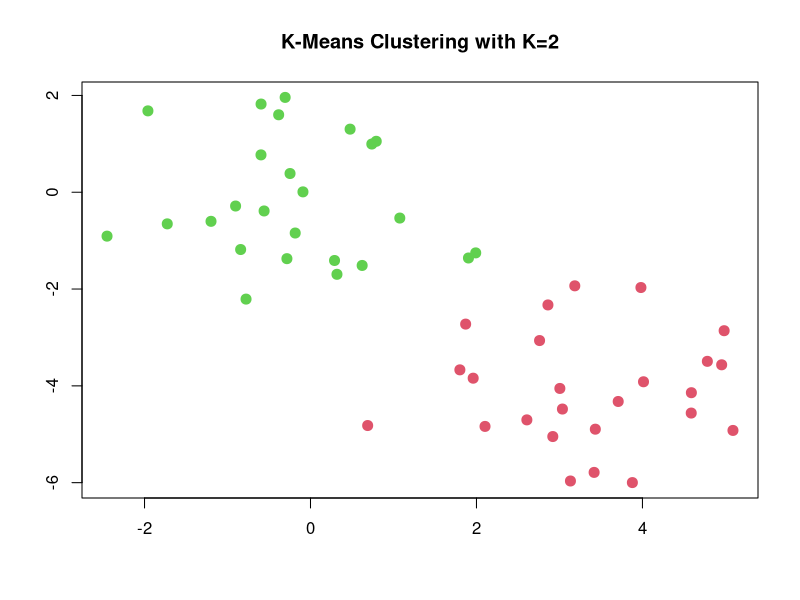
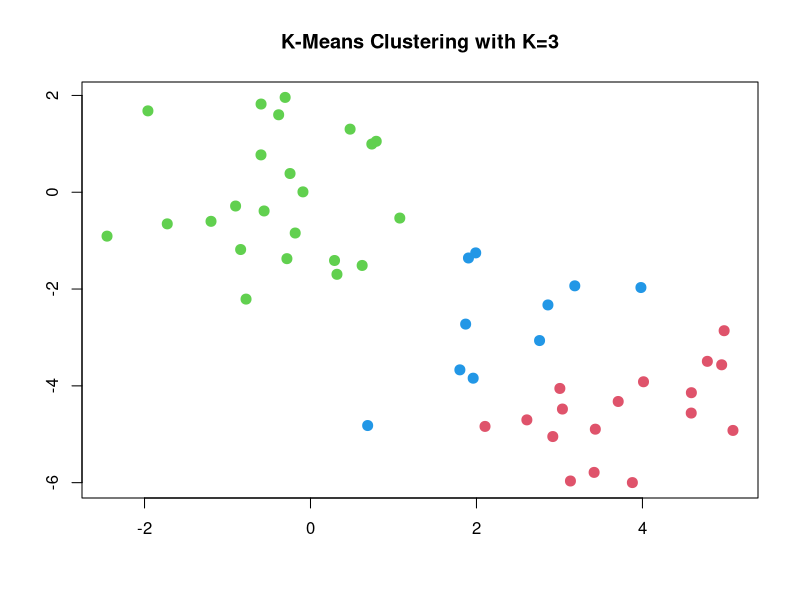
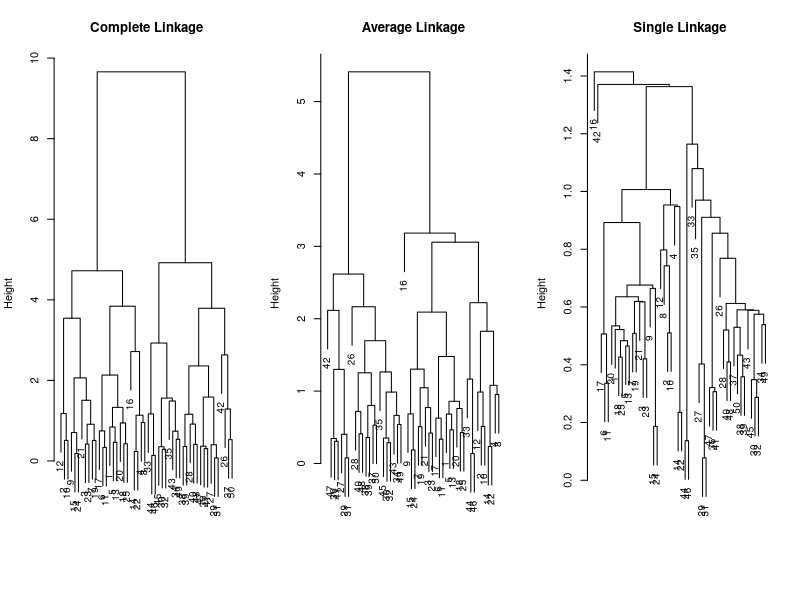
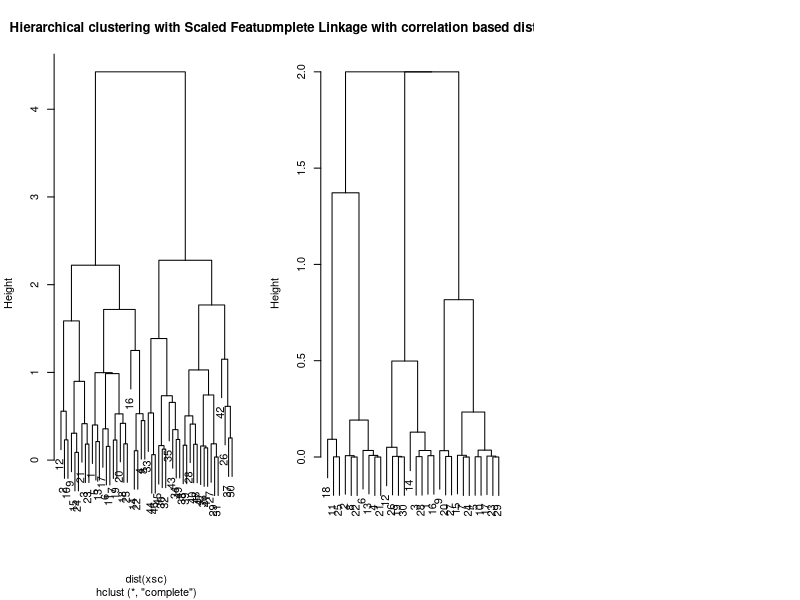

Here is the R script that generated these plots, in order:
# K-Means Clustering

# on simulated data
set.seed(2)
x = matrix(rnorm(50*2), ncol = 2)
x[1:25, 1] = x[1:25, 1] + 3
x[1:25, 2] = x[1:25, 2] - 4

# kmeans clustering
km.out = kmeans(x, 2, nstart = 20)

# clusters
km.out$cluster

# plot the data clusters
plot(x, col=(km.out$cluster + 1), main = "K-Means Clustering with K=2",
     xlab = "", ylab = "", pch = 20, cex = 2)

# k=3
set.seed(4)
km.out = kmeans(x, 3, nstart = 20)
km.out

plot(x, col = (km.out$cluster+1), main = "K-Means Clustering with K=3",
     xlab = "", ylab = "", pch = 20, cex = 2)

# different nstart - multiple initial cluster assignments
set.seed(3)
km.out = kmeans(x,3,nstart = 1)
km.out$tot.withinss
km.out = kmeans(x,3,nstart = 20)
km.out$tot.withinss


# Hierarchical Clustering
# complete linkage
hc.complete = hclust(dist(x), method = "complete")
# average linkage
hc.average = hclust(dist(x), method = "average")
# single linkage
hc.single = hclust(dist(x), method = "single")

# plot the dengrograms
par(mfrow = c(1,3))
plot(hc.complete, main = "Complete Linkage", xlab = "", sub = "", cex = 0.9)
plot(hc.average, main = "Average Linkage", xlab = "", sub = "", cex = 0.9)
plot(hc.single, main = "Single Linkage", xlab = "", sub = "", cex = 0.9)

# cluster labels for ech observation
cutree(hc.complete, 2)
cutree(hc.average, 2)
cutree(hc.single, 2)
cutree(hc.single, 4)

# scale the observations for performing hierarchical clustering
xsc = scale(x)
plot(hclust(dist(xsc), method = "complete"), main = "Hierarchical clustering with Scaled Features")

# correlation based distance
x = matrix(rnorm(30*3), ncol=3)
dd = as.dist(1 - cor(t(x)))
plot(hclust(dd, method = "complete"), main = "Complete Linkage with correlation based distances",
     xlab = "", sub = "")
